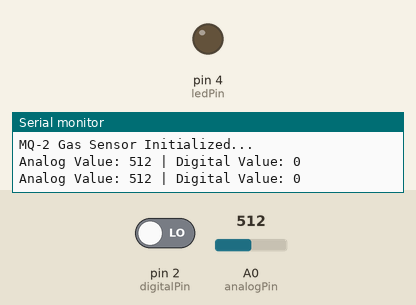
Recording of a sketch running on a simulated Arduino Uno, built with avr-gcc and run on an emulated ATmega328P. Parts: output pins drawn as LEDs (lit = HIGH), the last lines printed to the serial monitor. The inputs (shaded band) are chosen by the test bench; at power-on: A0 (analogPin) = 512, pin 2 (digitalPin) LOW.

Above: at 1.8 s.
1.9 s: A0 (analogPin) set to 586
3.4 s: A0 (analogPin) set to 607
At 5.2 s:
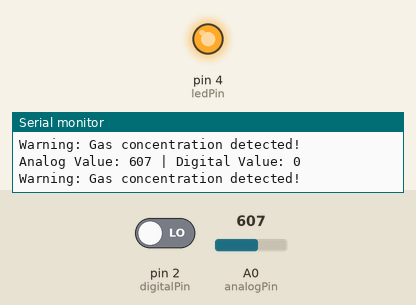
5.5 s: A0 (analogPin) set to 590
At 7.2 s:
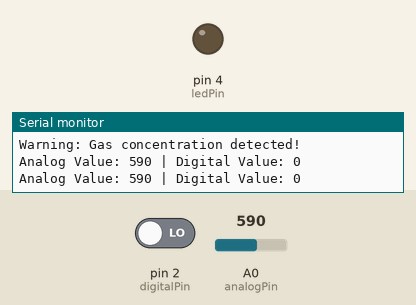
7.5 s: A0 (analogPin) set to 610
At 9.4 s:
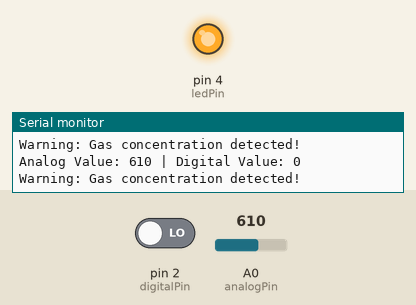
Timing chart, 0 to 10.5 s (numbered marks = the images above; inputs shaded):
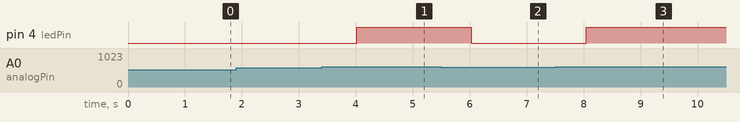

Measured:
- the behaviour switches between 600 and 601 on A0 (analogPin) (found by bisection; images 0 and 1)
- after the input at 3.4 s, pin 4 (ledPin): LOW → HIGH after 0.62 s
- after the input at 5.5 s, pin 4 (ledPin): HIGH → LOW after 0.53 s
- after the input at 7.5 s, pin 4 (ledPin): LOW → HIGH after 0.54 s

The sketch:

MQ-2.ino
```cpp
// Define the pin connections
const int analogPin = A0; // Analog output from MQ-2
const int digitalPin = 2; // Digital output from MQ-2
const int ledPin = 4;    // Optional: An LED to indicate gas presence (onboard LED)

// Threshold for gas detection (adjust based on your needs)
const int gasThreshold = 600;

void setup() {
  // Initialize serial communication
  Serial.begin(9600);

  // Initialize digital input for the MQ-2 digital pin
  pinMode(digitalPin, INPUT);

  // Initialize LED
  pinMode(ledPin, OUTPUT);

  Serial.println("MQ-2 Gas Sensor Initialized...");
}

void loop() {

  digitalWrite(7,HIGH);
  // Read the analog value from the MQ-2 sensor
  int analogValue = analogRead(analogPin);

  // Read the digital signal from the MQ-2 sensor (0 or 1)
  int digitalValue = digitalRead(digitalPin);

  // Display readings on the Serial Monitor
  Serial.print("Analog Value: ");
  Serial.print(analogValue);
  Serial.print(" | Digital Value: ");
  Serial.println(digitalValue);

  // Trigger LED if gas concentration exceeds threshold
  if (analogValue > gasThreshold || digitalValue == HIGH) {
    Serial.println("Warning: Gas concentration detected!");
    digitalWrite(ledPin, HIGH); // Turn LED ON
  } else {
    digitalWrite(ledPin, LOW); // Turn LED OFF
  }

  // Delay to make readings more stable
  delay(1000);
}
```
